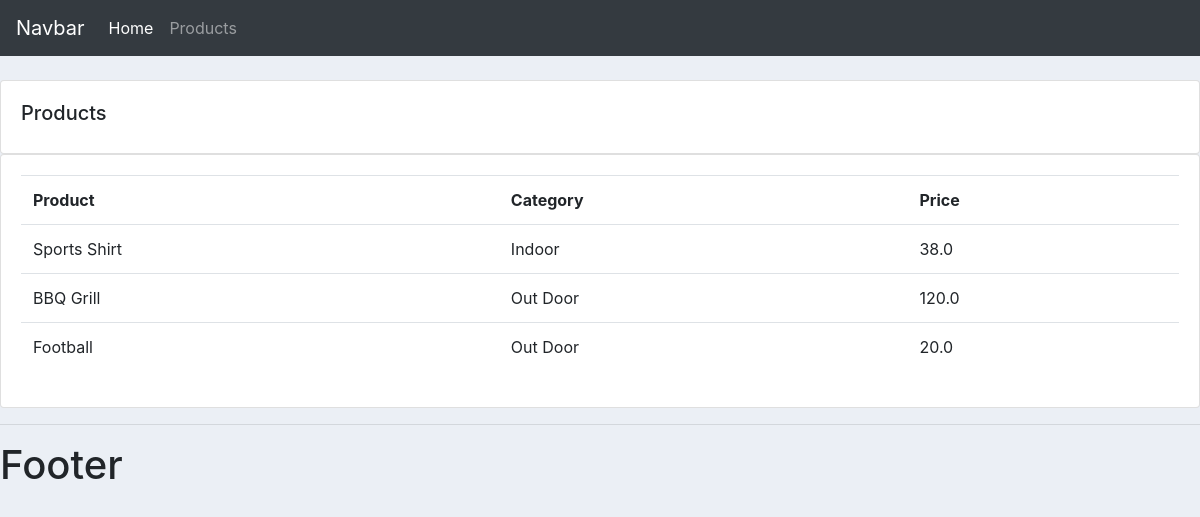
Screenshot of /products/ with the database file from the repository.
### accounts/models.py (models this page shows, shortened)
class Product(models.Model):
    CATEGORY = (
        ('Indoor', 'Indoor'),
        ('Out Door', 'Out Door'),
    )
    name = models.CharField(max_length=200, null=True)
    price = models.FloatField(null=True)
    category = models.CharField(max_length=200, null=True, choices=CATEGORY)
    description = models.TextField(max_length=200, null=True, blank=True)
    date_created = models.DateTimeField(auto_now_add=True, null=True)
    tags = models.ManyToManyField(Tag)

### accounts/views.py (the view)
# urls.py: path('products/', views.products, name='products'),
def products(request):
    products = Product.objects.all()
    context = {'products': products}
    return render(request, 'accounts/products.html', context)

### accounts/templates/accounts/products.html
{% extends 'accounts/main.html' %}
{% block content %}
    		<br>
		<div class="row">
			<div class="col-md">
				<div class="card card-body">
					<h5>Products</h5>
				</div>
				<div class="card card-body">
					<table class="table">
						<tr>
							<th>Product</th>
							<th>Category</th>
							<th>Price</th>
						</tr>
                        {% for product in products %}
                        <tr>
                            <td>
                                {{ product.name }}
                            </td>
                            <td>
                                {{ product.category }}
                            </td>
                            <td>
                                {{ product.price }}
                            </td>
                        </tr>
                        {% endfor %}
					</table>
				</div>
			</div>
		</div>
{% endblock %}

### static/css/style.css (style rules this page uses)
body { background-color: #ebeff5; width: 100%; }

### rows the page displays
Product: name "Sports Shirt", category "Indoor", price "38.0"
Product: name "BBQ Grill", category "Out Door", price "120.0"
Product: name "Football", category "Out Door", price "20.0"
